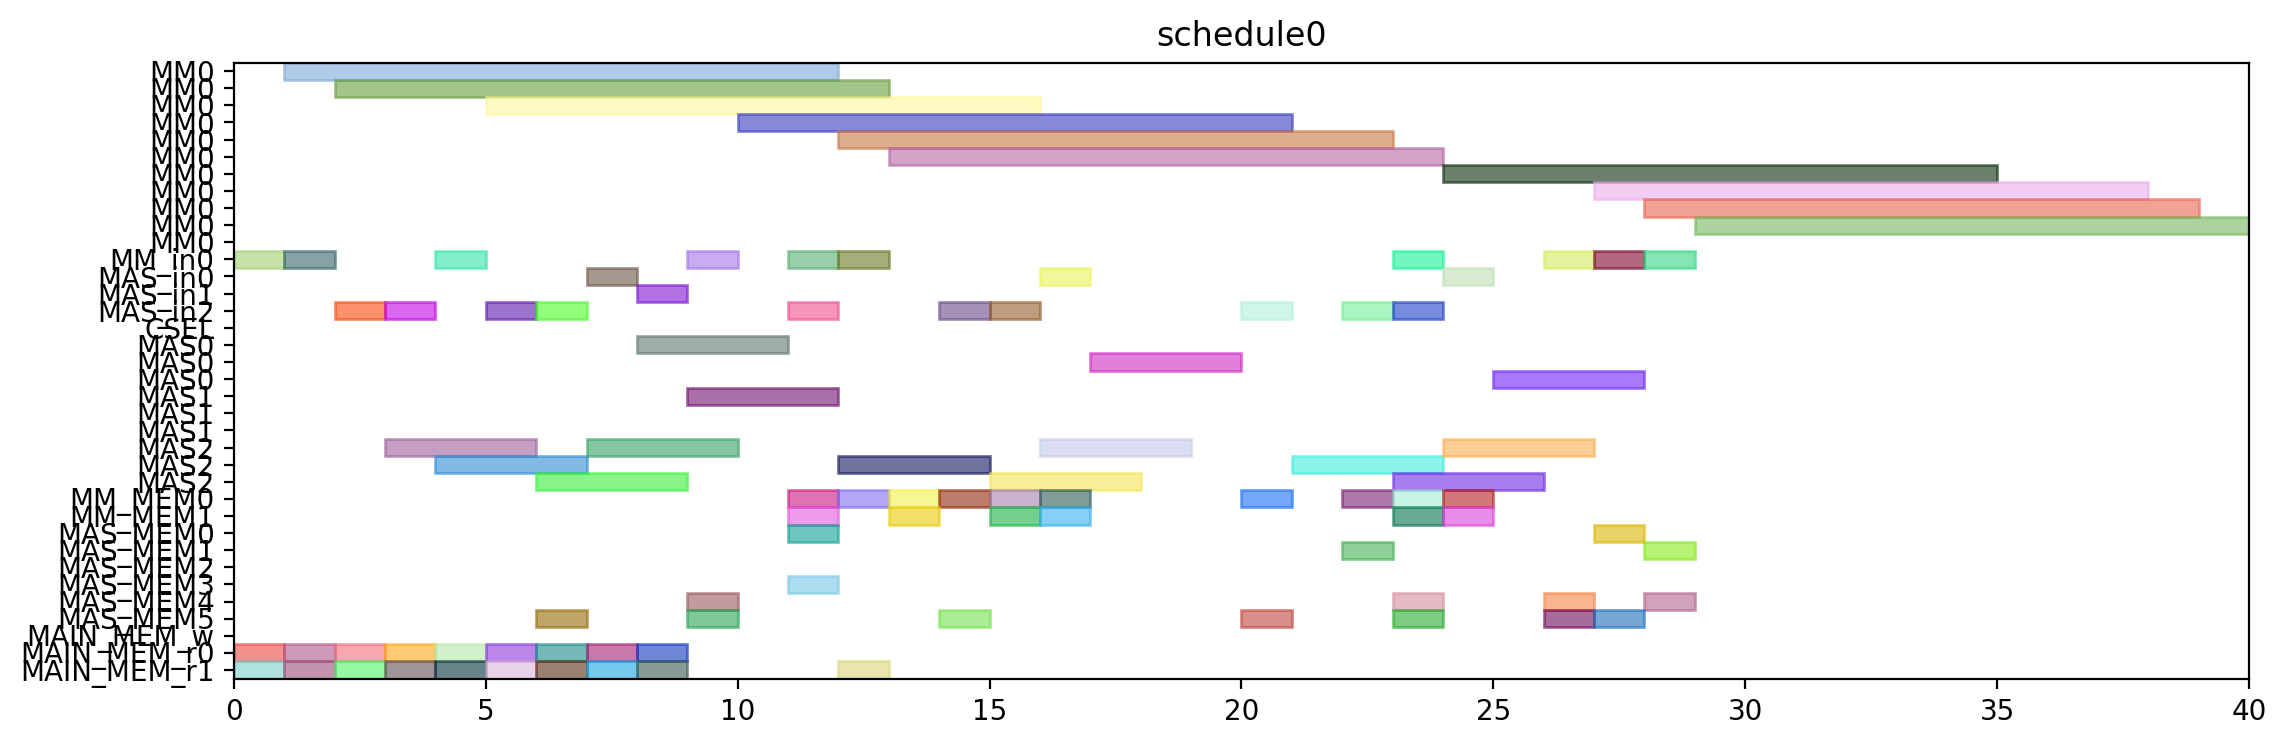

This chart was generated by the following Python code:
from pyschedule import Scenario, solvers, plotters, alt


def solve():
	horizon = 120
	S = Scenario("schedule0", horizon=horizon)

	# resource
	MM = S.Resources('MM', num=1, size=11)
	MM_in = S.Resources('MM_in', num=1)
	MAS_in = S.Resources('MAS_in', num=3)
	CSEL = S.Resource('CSEL')
	MAS = S.Resources('MAS', num=3, size=3, periods=range(1, horizon))
	MM_MEM = S.Resources('MM_MEM', num=2)
	MAS_MEM = S.Resources('MAS_MEM', num=6)
	MAIN_MEM_w = S.Resource('MAIN_MEM_w', size=1)
	MAIN_MEM_r = S.Resources('MAIN_MEM_r', num=2)

	# result of previous scheduling

	# new tasks
	t0 = S.Task('t0', length=11, delay_cost=1)
	t0 += alt(MM)
	t0_in = S.Task('t0_in', length=1, delay_cost=1)
	t0_in += alt(MM_in)
	S += t0_in*MM_in[0]<=t0*MM[0]
	t0_mem0 = S.Task('t0_mem0', length=1, delay_cost=1)
	t0_mem0 += MAIN_MEM_r[0]
	S += t0_mem0 <= t0

	t0_mem1 = S.Task('t0_mem1', length=1, delay_cost=1)
	t0_mem1 += MAIN_MEM_r[1]
	S += t0_mem1 <= t0

	t1 = S.Task('t1', length=11, delay_cost=1)
	t1 += alt(MM)
	t1_in = S.Task('t1_in', length=1, delay_cost=1)
	t1_in += alt(MM_in)
	S += t1_in*MM_in[0]<=t1*MM[0]
	t1_mem0 = S.Task('t1_mem0', length=1, delay_cost=1)
	t1_mem0 += MAIN_MEM_r[0]
	S += t1_mem0 <= t1

	t1_mem1 = S.Task('t1_mem1', length=1, delay_cost=1)
	t1_mem1 += MAIN_MEM_r[1]
	S += t1_mem1 <= t1

	t2 = S.Task('t2', length=11, delay_cost=1)
	t2 += alt(MM)
	t2_in = S.Task('t2_in', length=1, delay_cost=1)
	t2_in += alt(MM_in)
	S += t2_in*MM_in[0]<=t2*MM[0]
	t2_mem0 = S.Task('t2_mem0', length=1, delay_cost=1)
	t2_mem0 += MAIN_MEM_r[0]
	S += t2_mem0 <= t2

	t2_mem1 = S.Task('t2_mem1', length=1, delay_cost=1)
	t2_mem1 += MAIN_MEM_r[1]
	S += t2_mem1 <= t2

	t3 = S.Task('t3', length=3, delay_cost=1)
	t3 += alt(MAS)
	t3_in = S.Task('t3_in', length=1, delay_cost=1)
	t3_in += alt(MAS_in)
	S += t3_in*MAS_in[0]<=t3*MAS[0]

	S += t3_in*MAS_in[1]<=t3*MAS[1]

	S += t3_in*MAS_in[2]<=t3*MAS[2]

	t3_mem0 = S.Task('t3_mem0', length=1, delay_cost=1)
	t3_mem0 += MAIN_MEM_r[0]
	S += t3_mem0 <= t3

	t3_mem1 = S.Task('t3_mem1', length=1, delay_cost=1)
	t3_mem1 += MAIN_MEM_r[1]
	S += t3_mem1 <= t3

	t4 = S.Task('t4', length=3, delay_cost=1)
	t4 += alt(MAS)
	t4_in = S.Task('t4_in', length=1, delay_cost=1)
	t4_in += alt(MAS_in)
	S += t4_in*MAS_in[0]<=t4*MAS[0]

	S += t4_in*MAS_in[1]<=t4*MAS[1]

	S += t4_in*MAS_in[2]<=t4*MAS[2]

	t4_mem0 = S.Task('t4_mem0', length=1, delay_cost=1)
	t4_mem0 += MAIN_MEM_r[0]
	S += t4_mem0 <= t4

	t4_mem1 = S.Task('t4_mem1', length=1, delay_cost=1)
	t4_mem1 += MAIN_MEM_r[1]
	S += t4_mem1 <= t4

	t8 = S.Task('t8', length=3, delay_cost=1)
	t8 += alt(MAS)
	t8_in = S.Task('t8_in', length=1, delay_cost=1)
	t8_in += alt(MAS_in)
	S += t8_in*MAS_in[0]<=t8*MAS[0]

	S += t8_in*MAS_in[1]<=t8*MAS[1]

	S += t8_in*MAS_in[2]<=t8*MAS[2]

	t8_mem0 = S.Task('t8_mem0', length=1, delay_cost=1)
	t8_mem0 += MAIN_MEM_r[0]
	S += t8_mem0 <= t8

	t8_mem1 = S.Task('t8_mem1', length=1, delay_cost=1)
	t8_mem1 += MAIN_MEM_r[1]
	S += t8_mem1 <= t8

	t9 = S.Task('t9', length=3, delay_cost=1)
	t9 += alt(MAS)
	t9_in = S.Task('t9_in', length=1, delay_cost=1)
	t9_in += alt(MAS_in)
	S += t9_in*MAS_in[0]<=t9*MAS[0]

	S += t9_in*MAS_in[1]<=t9*MAS[1]

	S += t9_in*MAS_in[2]<=t9*MAS[2]

	t9_mem0 = S.Task('t9_mem0', length=1, delay_cost=1)
	t9_mem0 += MAIN_MEM_r[0]
	S += t9_mem0 <= t9

	t9_mem1 = S.Task('t9_mem1', length=1, delay_cost=1)
	t9_mem1 += MAIN_MEM_r[1]
	S += t9_mem1 <= t9

	t13 = S.Task('t13', length=3, delay_cost=1)
	t13 += alt(MAS)
	t13_in = S.Task('t13_in', length=1, delay_cost=1)
	t13_in += alt(MAS_in)
	S += t13_in*MAS_in[0]<=t13*MAS[0]

	S += t13_in*MAS_in[1]<=t13*MAS[1]

	S += t13_in*MAS_in[2]<=t13*MAS[2]

	t13_mem0 = S.Task('t13_mem0', length=1, delay_cost=1)
	t13_mem0 += MAIN_MEM_r[0]
	S += t13_mem0 <= t13

	t13_mem1 = S.Task('t13_mem1', length=1, delay_cost=1)
	t13_mem1 += MAIN_MEM_r[1]
	S += t13_mem1 <= t13

	t14 = S.Task('t14', length=3, delay_cost=1)
	t14 += alt(MAS)
	t14_in = S.Task('t14_in', length=1, delay_cost=1)
	t14_in += alt(MAS_in)
	S += t14_in*MAS_in[0]<=t14*MAS[0]

	S += t14_in*MAS_in[1]<=t14*MAS[1]

	S += t14_in*MAS_in[2]<=t14*MAS[2]

	t14_mem0 = S.Task('t14_mem0', length=1, delay_cost=1)
	t14_mem0 += MAIN_MEM_r[0]
	S += t14_mem0 <= t14

	t14_mem1 = S.Task('t14_mem1', length=1, delay_cost=1)
	t14_mem1 += MAIN_MEM_r[1]
	S += t14_mem1 <= t14

	t5 = S.Task('t5', length=11, delay_cost=1)
	t5 += alt(MM)
	t5_in = S.Task('t5_in', length=1, delay_cost=1)
	t5_in += alt(MM_in)
	S += t5_in*MM_in[0]<=t5*MM[0]
	t5_mem0 = S.Task('t5_mem0', length=1, delay_cost=1)
	t5_mem0 += alt(MAS_MEM)
	S += (t3*MAS[0])-1 < t5_mem0*MAS_MEM[0]
	S += (t3*MAS[1])-1 < t5_mem0*MAS_MEM[2]
	S += (t3*MAS[2])-1 < t5_mem0*MAS_MEM[4]
	S += t5_mem0 <= t5

	t5_mem1 = S.Task('t5_mem1', length=1, delay_cost=1)
	t5_mem1 += alt(MAS_MEM)
	S += (t4*MAS[0])-1 < t5_mem1*MAS_MEM[1]
	S += (t4*MAS[1])-1 < t5_mem1*MAS_MEM[3]
	S += (t4*MAS[2])-1 < t5_mem1*MAS_MEM[5]
	S += t5_mem1 <= t5

	t6 = S.Task('t6', length=3, delay_cost=1)
	t6 += alt(MAS)
	t6_in = S.Task('t6_in', length=1, delay_cost=1)
	t6_in += alt(MAS_in)
	S += t6_in*MAS_in[0]<=t6*MAS[0]

	S += t6_in*MAS_in[1]<=t6*MAS[1]

	S += t6_in*MAS_in[2]<=t6*MAS[2]

	t6_mem0 = S.Task('t6_mem0', length=1, delay_cost=1)
	t6_mem0 += alt(MM_MEM)
	S += (t0*MM[0])-1 < t6_mem0*MM_MEM[0]
	S += t6_mem0 <= t6

	t6_mem1 = S.Task('t6_mem1', length=1, delay_cost=1)
	t6_mem1 += alt(MM_MEM)
	S += (t1*MM[0])-1 < t6_mem1*MM_MEM[1]
	S += t6_mem1 <= t6

	t10 = S.Task('t10', length=11, delay_cost=1)
	t10 += alt(MM)
	t10_in = S.Task('t10_in', length=1, delay_cost=1)
	t10_in += alt(MM_in)
	S += t10_in*MM_in[0]<=t10*MM[0]
	t10_mem0 = S.Task('t10_mem0', length=1, delay_cost=1)
	t10_mem0 += alt(MAS_MEM)
	S += (t8*MAS[0])-1 < t10_mem0*MAS_MEM[0]
	S += (t8*MAS[1])-1 < t10_mem0*MAS_MEM[2]
	S += (t8*MAS[2])-1 < t10_mem0*MAS_MEM[4]
	S += t10_mem0 <= t10

	t10_mem1 = S.Task('t10_mem1', length=1, delay_cost=1)
	t10_mem1 += alt(MAS_MEM)
	S += (t9*MAS[0])-1 < t10_mem1*MAS_MEM[1]
	S += (t9*MAS[1])-1 < t10_mem1*MAS_MEM[3]
	S += (t9*MAS[2])-1 < t10_mem1*MAS_MEM[5]
	S += t10_mem1 <= t10

	t11 = S.Task('t11', length=3, delay_cost=1)
	t11 += alt(MAS)
	t11_in = S.Task('t11_in', length=1, delay_cost=1)
	t11_in += alt(MAS_in)
	S += t11_in*MAS_in[0]<=t11*MAS[0]

	S += t11_in*MAS_in[1]<=t11*MAS[1]

	S += t11_in*MAS_in[2]<=t11*MAS[2]

	t11_mem0 = S.Task('t11_mem0', length=1, delay_cost=1)
	t11_mem0 += alt(MM_MEM)
	S += (t1*MM[0])-1 < t11_mem0*MM_MEM[0]
	S += t11_mem0 <= t11

	t11_mem1 = S.Task('t11_mem1', length=1, delay_cost=1)
	t11_mem1 += alt(MM_MEM)
	S += (t2*MM[0])-1 < t11_mem1*MM_MEM[1]
	S += t11_mem1 <= t11

	t15 = S.Task('t15', length=11, delay_cost=1)
	t15 += alt(MM)
	t15_in = S.Task('t15_in', length=1, delay_cost=1)
	t15_in += alt(MM_in)
	S += t15_in*MM_in[0]<=t15*MM[0]
	t15_mem0 = S.Task('t15_mem0', length=1, delay_cost=1)
	t15_mem0 += alt(MAS_MEM)
	S += (t13*MAS[0])-1 < t15_mem0*MAS_MEM[0]
	S += (t13*MAS[1])-1 < t15_mem0*MAS_MEM[2]
	S += (t13*MAS[2])-1 < t15_mem0*MAS_MEM[4]
	S += t15_mem0 <= t15

	t15_mem1 = S.Task('t15_mem1', length=1, delay_cost=1)
	t15_mem1 += alt(MAS_MEM)
	S += (t14*MAS[0])-1 < t15_mem1*MAS_MEM[1]
	S += (t14*MAS[1])-1 < t15_mem1*MAS_MEM[3]
	S += (t14*MAS[2])-1 < t15_mem1*MAS_MEM[5]
	S += t15_mem1 <= t15

	t16 = S.Task('t16', length=3, delay_cost=1)
	t16 += alt(MAS)
	t16_in = S.Task('t16_in', length=1, delay_cost=1)
	t16_in += alt(MAS_in)
	S += t16_in*MAS_in[0]<=t16*MAS[0]

	S += t16_in*MAS_in[1]<=t16*MAS[1]

	S += t16_in*MAS_in[2]<=t16*MAS[2]

	t16_mem0 = S.Task('t16_mem0', length=1, delay_cost=1)
	t16_mem0 += alt(MM_MEM)
	S += (t0*MM[0])-1 < t16_mem0*MM_MEM[0]
	S += t16_mem0 <= t16

	t16_mem1 = S.Task('t16_mem1', length=1, delay_cost=1)
	t16_mem1 += alt(MM_MEM)
	S += (t2*MM[0])-1 < t16_mem1*MM_MEM[1]
	S += t16_mem1 <= t16

	t18 = S.Task('t18', length=3, delay_cost=1)
	t18 += alt(MAS)
	t18_in = S.Task('t18_in', length=1, delay_cost=1)
	t18_in += alt(MAS_in)
	S += t18_in*MAS_in[0]<=t18*MAS[0]

	S += t18_in*MAS_in[1]<=t18*MAS[1]

	S += t18_in*MAS_in[2]<=t18*MAS[2]

	t18_mem0 = S.Task('t18_mem0', length=1, delay_cost=1)
	t18_mem0 += alt(MM_MEM)
	S += (t0*MM[0])-1 < t18_mem0*MM_MEM[0]
	S += t18_mem0 <= t18

	t18_mem1 = S.Task('t18_mem1', length=1, delay_cost=1)
	t18_mem1 += alt(MM_MEM)
	S += (t0*MM[0])-1 < t18_mem1*MM_MEM[1]
	S += t18_mem1 <= t18

	t20 = S.Task('t20', length=11, delay_cost=1)
	t20 += alt(MM)
	t20_in = S.Task('t20_in', length=1, delay_cost=1)
	t20_in += alt(MM_in)
	S += t20_in*MM_in[0]<=t20*MM[0]
	t20_mem0 = S.Task('t20_mem0', length=1, delay_cost=1)
	t20_mem0 += alt(MM_MEM)
	S += (t2*MM[0])-1 < t20_mem0*MM_MEM[0]
	S += t20_mem0 <= t20

	t20_mem1 = S.Task('t20_mem1', length=1, delay_cost=1)
	t20_mem1 += MAIN_MEM_r[1]
	S += t20_mem1 <= t20

	t7 = S.Task('t7', length=3, delay_cost=1)
	t7 += alt(MAS)
	t7_in = S.Task('t7_in', length=1, delay_cost=1)
	t7_in += alt(MAS_in)
	S += t7_in*MAS_in[0]<=t7*MAS[0]

	S += t7_in*MAS_in[1]<=t7*MAS[1]

	S += t7_in*MAS_in[2]<=t7*MAS[2]

	t7_mem0 = S.Task('t7_mem0', length=1, delay_cost=1)
	t7_mem0 += alt(MM_MEM)
	S += (t5*MM[0])-1 < t7_mem0*MM_MEM[0]
	S += t7_mem0 <= t7

	t7_mem1 = S.Task('t7_mem1', length=1, delay_cost=1)
	t7_mem1 += alt(MAS_MEM)
	S += (t6*MAS[0])-1 < t7_mem1*MAS_MEM[1]
	S += (t6*MAS[1])-1 < t7_mem1*MAS_MEM[3]
	S += (t6*MAS[2])-1 < t7_mem1*MAS_MEM[5]
	S += t7_mem1 <= t7

	t12 = S.Task('t12', length=3, delay_cost=1)
	t12 += alt(MAS)
	t12_in = S.Task('t12_in', length=1, delay_cost=1)
	t12_in += alt(MAS_in)
	S += t12_in*MAS_in[0]<=t12*MAS[0]

	S += t12_in*MAS_in[1]<=t12*MAS[1]

	S += t12_in*MAS_in[2]<=t12*MAS[2]

	t12_mem0 = S.Task('t12_mem0', length=1, delay_cost=1)
	t12_mem0 += alt(MM_MEM)
	S += (t10*MM[0])-1 < t12_mem0*MM_MEM[0]
	S += t12_mem0 <= t12

	t12_mem1 = S.Task('t12_mem1', length=1, delay_cost=1)
	t12_mem1 += alt(MAS_MEM)
	S += (t11*MAS[0])-1 < t12_mem1*MAS_MEM[1]
	S += (t11*MAS[1])-1 < t12_mem1*MAS_MEM[3]
	S += (t11*MAS[2])-1 < t12_mem1*MAS_MEM[5]
	S += t12_mem1 <= t12

	t17 = S.Task('t17', length=3, delay_cost=1)
	t17 += alt(MAS)
	t17_in = S.Task('t17_in', length=1, delay_cost=1)
	t17_in += alt(MAS_in)
	S += t17_in*MAS_in[0]<=t17*MAS[0]

	S += t17_in*MAS_in[1]<=t17*MAS[1]

	S += t17_in*MAS_in[2]<=t17*MAS[2]

	t17_mem0 = S.Task('t17_mem0', length=1, delay_cost=1)
	t17_mem0 += alt(MM_MEM)
	S += (t15*MM[0])-1 < t17_mem0*MM_MEM[0]
	S += t17_mem0 <= t17

	t17_mem1 = S.Task('t17_mem1', length=1, delay_cost=1)
	t17_mem1 += alt(MAS_MEM)
	S += (t16*MAS[0])-1 < t17_mem1*MAS_MEM[1]
	S += (t16*MAS[1])-1 < t17_mem1*MAS_MEM[3]
	S += (t16*MAS[2])-1 < t17_mem1*MAS_MEM[5]
	S += t17_mem1 <= t17

	t19 = S.Task('t19', length=3, delay_cost=1)
	t19 += alt(MAS)
	t19_in = S.Task('t19_in', length=1, delay_cost=1)
	t19_in += alt(MAS_in)
	S += t19_in*MAS_in[0]<=t19*MAS[0]

	S += t19_in*MAS_in[1]<=t19*MAS[1]

	S += t19_in*MAS_in[2]<=t19*MAS[2]

	t19_mem0 = S.Task('t19_mem0', length=1, delay_cost=1)
	t19_mem0 += alt(MM_MEM)
	S += (t0*MM[0])-1 < t19_mem0*MM_MEM[0]
	S += t19_mem0 <= t19

	t19_mem1 = S.Task('t19_mem1', length=1, delay_cost=1)
	t19_mem1 += alt(MAS_MEM)
	S += (t18*MAS[0])-1 < t19_mem1*MAS_MEM[1]
	S += (t18*MAS[1])-1 < t19_mem1*MAS_MEM[3]
	S += (t18*MAS[2])-1 < t19_mem1*MAS_MEM[5]
	S += t19_mem1 <= t19

	t21 = S.Task('t21', length=3, delay_cost=1)
	t21 += alt(MAS)
	t21_in = S.Task('t21_in', length=1, delay_cost=1)
	t21_in += alt(MAS_in)
	S += t21_in*MAS_in[0]<=t21*MAS[0]

	S += t21_in*MAS_in[1]<=t21*MAS[1]

	S += t21_in*MAS_in[2]<=t21*MAS[2]

	t21_mem0 = S.Task('t21_mem0', length=1, delay_cost=1)
	t21_mem0 += alt(MM_MEM)
	S += (t1*MM[0])-1 < t21_mem0*MM_MEM[0]
	S += t21_mem0 <= t21

	t21_mem1 = S.Task('t21_mem1', length=1, delay_cost=1)
	t21_mem1 += alt(MM_MEM)
	S += (t20*MM[0])-1 < t21_mem1*MM_MEM[1]
	S += t21_mem1 <= t21

	t22 = S.Task('t22', length=3, delay_cost=1)
	t22 += alt(MAS)
	t22_in = S.Task('t22_in', length=1, delay_cost=1)
	t22_in += alt(MAS_in)
	S += t22_in*MAS_in[0]<=t22*MAS[0]

	S += t22_in*MAS_in[1]<=t22*MAS[1]

	S += t22_in*MAS_in[2]<=t22*MAS[2]

	t22_mem0 = S.Task('t22_mem0', length=1, delay_cost=1)
	t22_mem0 += alt(MM_MEM)
	S += (t1*MM[0])-1 < t22_mem0*MM_MEM[0]
	S += t22_mem0 <= t22

	t22_mem1 = S.Task('t22_mem1', length=1, delay_cost=1)
	t22_mem1 += alt(MM_MEM)
	S += (t20*MM[0])-1 < t22_mem1*MM_MEM[1]
	S += t22_mem1 <= t22

	t23 = S.Task('t23', length=11, delay_cost=1)
	t23 += alt(MM)
	t23_in = S.Task('t23_in', length=1, delay_cost=1)
	t23_in += alt(MM_in)
	S += t23_in*MM_in[0]<=t23*MM[0]
	t23_mem0 = S.Task('t23_mem0', length=1, delay_cost=1)
	t23_mem0 += alt(MAS_MEM)
	S += (t17*MAS[0])-1 < t23_mem0*MAS_MEM[0]
	S += (t17*MAS[1])-1 < t23_mem0*MAS_MEM[2]
	S += (t17*MAS[2])-1 < t23_mem0*MAS_MEM[4]
	S += t23_mem0 <= t23

	t23_mem1 = S.Task('t23_mem1', length=1, delay_cost=1)
	t23_mem1 += MAIN_MEM_r[1]
	S += t23_mem1 <= t23

	t25 = S.Task('t25', length=11, delay_cost=1)
	t25 += alt(MM)
	t25_in = S.Task('t25_in', length=1, delay_cost=1)
	t25_in += alt(MM_in)
	S += t25_in*MM_in[0]<=t25*MM[0]
	t25_mem0 = S.Task('t25_mem0', length=1, delay_cost=1)
	t25_mem0 += alt(MAS_MEM)
	S += (t7*MAS[0])-1 < t25_mem0*MAS_MEM[0]
	S += (t7*MAS[1])-1 < t25_mem0*MAS_MEM[2]
	S += (t7*MAS[2])-1 < t25_mem0*MAS_MEM[4]
	S += t25_mem0 <= t25

	t25_mem1 = S.Task('t25_mem1', length=1, delay_cost=1)
	t25_mem1 += alt(MAS_MEM)
	S += (t22*MAS[0])-1 < t25_mem1*MAS_MEM[1]
	S += (t22*MAS[1])-1 < t25_mem1*MAS_MEM[3]
	S += (t22*MAS[2])-1 < t25_mem1*MAS_MEM[5]
	S += t25_mem1 <= t25

	t27 = S.Task('t27', length=11, delay_cost=1)
	t27 += alt(MM)
	t27_in = S.Task('t27_in', length=1, delay_cost=1)
	t27_in += alt(MM_in)
	S += t27_in*MM_in[0]<=t27*MM[0]
	t27_mem0 = S.Task('t27_mem0', length=1, delay_cost=1)
	t27_mem0 += alt(MAS_MEM)
	S += (t22*MAS[0])-1 < t27_mem0*MAS_MEM[0]
	S += (t22*MAS[1])-1 < t27_mem0*MAS_MEM[2]
	S += (t22*MAS[2])-1 < t27_mem0*MAS_MEM[4]
	S += t27_mem0 <= t27

	t27_mem1 = S.Task('t27_mem1', length=1, delay_cost=1)
	t27_mem1 += alt(MAS_MEM)
	S += (t21*MAS[0])-1 < t27_mem1*MAS_MEM[1]
	S += (t21*MAS[1])-1 < t27_mem1*MAS_MEM[3]
	S += (t21*MAS[2])-1 < t27_mem1*MAS_MEM[5]
	S += t27_mem1 <= t27

	t28 = S.Task('t28', length=11, delay_cost=1)
	t28 += alt(MM)
	t28_in = S.Task('t28_in', length=1, delay_cost=1)
	t28_in += alt(MM_in)
	S += t28_in*MM_in[0]<=t28*MM[0]
	t28_mem0 = S.Task('t28_mem0', length=1, delay_cost=1)
	t28_mem0 += alt(MAS_MEM)
	S += (t19*MAS[0])-1 < t28_mem0*MAS_MEM[0]
	S += (t19*MAS[1])-1 < t28_mem0*MAS_MEM[2]
	S += (t19*MAS[2])-1 < t28_mem0*MAS_MEM[4]
	S += t28_mem0 <= t28

	t28_mem1 = S.Task('t28_mem1', length=1, delay_cost=1)
	t28_mem1 += alt(MAS_MEM)
	S += (t7*MAS[0])-1 < t28_mem1*MAS_MEM[1]
	S += (t7*MAS[1])-1 < t28_mem1*MAS_MEM[3]
	S += (t7*MAS[2])-1 < t28_mem1*MAS_MEM[5]
	S += t28_mem1 <= t28

	t29 = S.Task('t29', length=11, delay_cost=1)
	t29 += alt(MM)
	t29_in = S.Task('t29_in', length=1, delay_cost=1)
	t29_in += alt(MM_in)
	S += t29_in*MM_in[0]<=t29*MM[0]
	t29_mem0 = S.Task('t29_mem0', length=1, delay_cost=1)
	t29_mem0 += alt(MAS_MEM)
	S += (t21*MAS[0])-1 < t29_mem0*MAS_MEM[0]
	S += (t21*MAS[1])-1 < t29_mem0*MAS_MEM[2]
	S += (t21*MAS[2])-1 < t29_mem0*MAS_MEM[4]
	S += t29_mem0 <= t29

	t29_mem1 = S.Task('t29_mem1', length=1, delay_cost=1)
	t29_mem1 += alt(MAS_MEM)
	S += (t12*MAS[0])-1 < t29_mem1*MAS_MEM[1]
	S += (t12*MAS[1])-1 < t29_mem1*MAS_MEM[3]
	S += (t12*MAS[2])-1 < t29_mem1*MAS_MEM[5]
	S += t29_mem1 <= t29

	solvers.mip.solve(S,msg=1,kind='CPLEX',ratio_gap=1.01)

	solution = [['hoge']*len(S.solution()[1]) for i in range(len(S.solution()))]
	for i in range(len(S.solution())):
		for j in range(len(S.solution()[i])):
			solution[i][j]=str(S.solution()[i][j])
	print(solution)

	cycles = int(solution[-1][3])

	pic_file_name = "/mnt/rose/usr1/fukuda/ABE/multiRAM_multiMAS_16mux/scheduling_result/stage11MM1_stage3MAS3/EP_ADD_A_0/schedule0.png"
	if(S.solution() != []):
		plotters.matplotlib.plot(S,img_filename=pic_file_name, show_task_labels=False, fig_size=(cycles*0.25+3, 4))

	return solution
